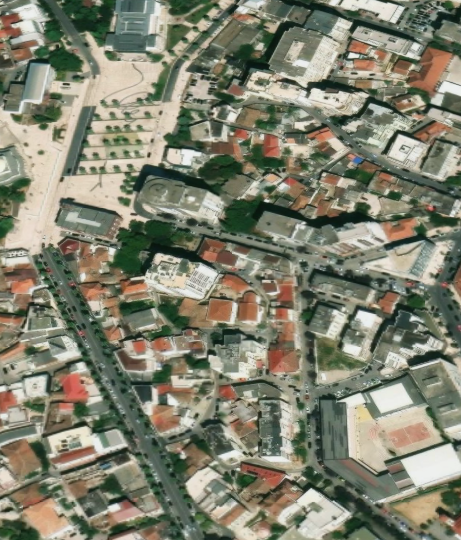
%> input picture Matlab_simulations/durres_scene.png, 461 x 540 px
$ octave Spotlight_SAR_BP_RF.m   (GNU Octave 9; MATLAB toolbox functions it lacks are replaced by stand-ins)
%> lines starting %> are read from the running program, lines starting %| are printed output that depends on the picture
%%
clear all
close all
clc
%% Simulating Stripmap SAR
%% Parameters
res_rg = 2.7;
res_az = 1.7;
R_eta_c     = 20e3;     % m    slant range of scene center
V_r         = 150;      % m/s
T_r         = 2.5e-6;   % s
K_r         = 20e12;    % Hz/s
f0          = 5.3e9;    % Hz
delta_f_dop = 80;       % Hz
F_r         = 60e6;     % Hz
F_a         = 100;      % Hz
N_az        = 256;
N_rg        = 320;
theta_r_c   = 3.5;      % deg , beam squint angle
eta_c       = -8.1;     % s , beam center crossing time
f_eta_c        = 320;      % Hz , doppler centroid freq, fixed at 2V_rsin(theta_r_c)/lambda for all ranges
% theta_r_c = 21.9; eta_c = -49.7; f_eta_c = 1975;
c      = 3e8;
lambda = c/f0;
theta_r_c  = deg2rad(theta_r_c);
La = 2*res_az;
theta_bw = 0.886*lambda/La;

%% Functions
function t = dist2time(d,mode,v)
    c = 3e8/2; % lightspeed
    switch nargin
        case 3
            c=v;
        case 2
        case 1
            mode = "time";
        otherwise
            error("Invalid outputs!")
    end

    t = d * ((mode=="time")/c + (mode=="dist")*c);
end

%% Scene definition

% K-space Parameters
delta_R = dist2time(1/F_r,"dist");
range_res = c/(2*abs(K_r)*T_r);
n_rg = 1:N_rg;
n_rg_centered = (n_rg-1-N_rg/2);
range_baseband = n_rg_centered*delta_R; % swath relative to the center
range_centered = range_baseband + R_eta_c; % swath relative to the origin
range_baseband_0 = range_baseband*cos(theta_r_c);
range_centered_0 = range_centered*cos(theta_r_c);
tau_baseband = dist2time(range_baseband);
tau_centered = dist2time(range_centered);

n_az = 1:N_az;
n_az_centered = (n_az-1-N_az/2);
eta_baseband = (n_az-1-N_az/2)/F_a;
eta_centered = eta_baseband + eta_c;

% Cartesian Parameters
pos_drone = eta_centered*V_r + 1j.*0;

Ls = real(pos_drone(end) - pos_drone(1));

delta_x = V_r/F_a;
N_x = N_rg;
x_coords_idx = 1:N_x;
x_sc = V_r*eta_c + R_eta_c*sin(theta_r_c);
% x_coords = eta_baseband*V_r + x_sc;
x_coords = range_baseband*sin(theta_r_c) + x_sc;

delta_y = delta_R;
N_y = N_rg;
y_coords_idx = 1:N_y;
y_sc = R_eta_c*cos(theta_r_c);
y_coords = range_centered*cos(theta_r_c); %approximately since distance from center much larger than the swath

[X,Y] = ndgrid(x_coords,y_coords);

pixels = X+1j.*Y;

%% Load arbitrary grayscale reflectivity map
img = imread('durres_scene.png');
%> img is the input picture: size 540x461x3 uint8; mean R, G, B 128.7, 129.5, 111.3

% Convert RGB -> grayscale if necessary
if ndims(img) == 3
    img = rgb2gray(img);
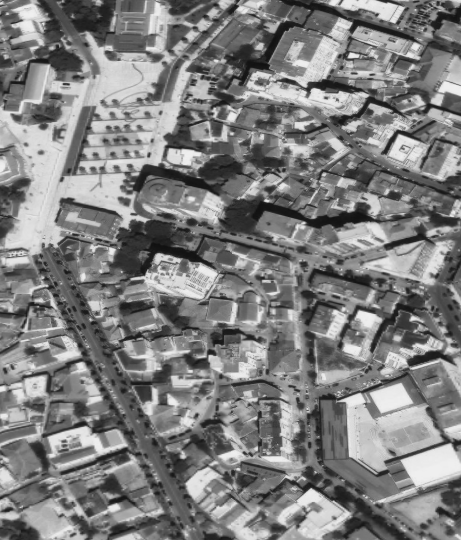
%> img: size 540x461 uint8; min 16, max 239, mean 127.2
end

img = double(img);
%> img: size 540x461 double

% Normalize reflectivities to [0,1]
img = img ./ max(img(:));

% Optional threshold to remove weak pixels
threshold = 0.05;
img(img < threshold) = 0;

% Resize to SAR grid dimensions
target_map = imresize(img',[N_x N_y],'bilinear');
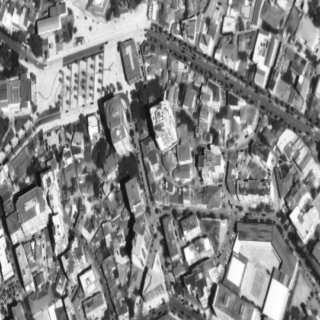
%> target_map: size 320x320 double; min 0.0717, max 1, mean 0.532

[x_tg_idx, y_tg_idx] = find(target_map ~= 0);
%> x_tg_idx = 102400 values from 1 to 320; y_tg_idx = 102400 values from 1 to 320

target_amplitude = target_map( ...
    sub2ind(size(target_map), x_tg_idx, y_tg_idx));

nTargets = numel(x_tg_idx);
%> nTargets = 102400

fprintf('Number of point targets: %d\n', nTargets);
%| Number of point targets: 102400


%% Echo generation from reflectivity map
echoScene_BP_no_noise = complex(zeros(N_rg,N_az));

targets = complex(zeros(2,nTargets));

%> (the run ends here)
